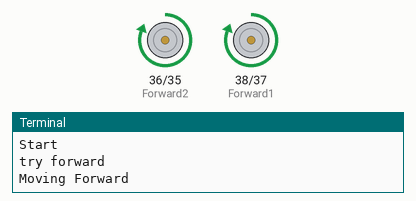
Simulated run of this program. Board: Raspberry Pi (header pin numbers). Parts: motor-driver pin pairs drawn as motors (green arrow = first pin HIGH = forward, orange = second pin HIGH = backward, longer = more drive), the last lines printed to the terminal. At 2.0 s the program stops and its outputs stay as they are.

Above: at 0.1 s.
At 1.1 s:
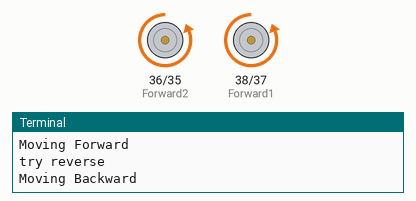
At 2.1 s:
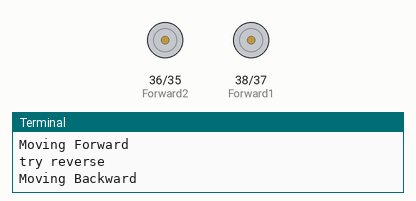
Timing chart, 0 to 3.5 s (numbered marks = the images above):
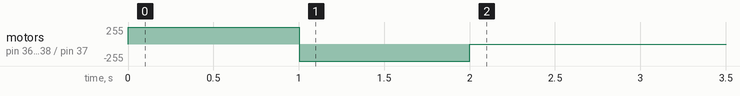

The program:

MotorDriver.py
```python
import sys
import time
import RPi.GPIO as GPIO

mode=GPIO.getmode()
print(mode)
#GPIO.cleanup()
print("Start")
Forward1=38
Backward1=37
Forward2=36
Backward2=35
sleeptime=1

GPIO.setmode(GPIO.BOARD)
GPIO.setup(Forward1, GPIO.OUT)
GPIO.setup(Backward1, GPIO.OUT)
GPIO.setup(Forward2, GPIO.OUT)
GPIO.setup(Backward2, GPIO.OUT)
def forward(x):
    GPIO.output(Forward1, GPIO.HIGH)
    GPIO.output(Forward2, GPIO.HIGH)
    print("Moving Forward")
    time.sleep(x)
    GPIO.output(Forward1, GPIO.LOW)
    GPIO.output(Forward2, GPIO.LOW)

def reverse(x):
    GPIO.output(Backward1, GPIO.HIGH)
    GPIO.output(Backward2, GPIO.HIGH)
    print("Moving Backward")
    time.sleep(x)
    GPIO.output(Backward1, GPIO.LOW)
    GPIO.output(Backward2, GPIO.LOW)

#try:
#while (1):
print("try forward")
forward(sleeptime)
print("try reverse")
reverse(sleeptime)
#except:
#    print("Some error")#
GPIO.cleanup()
```
